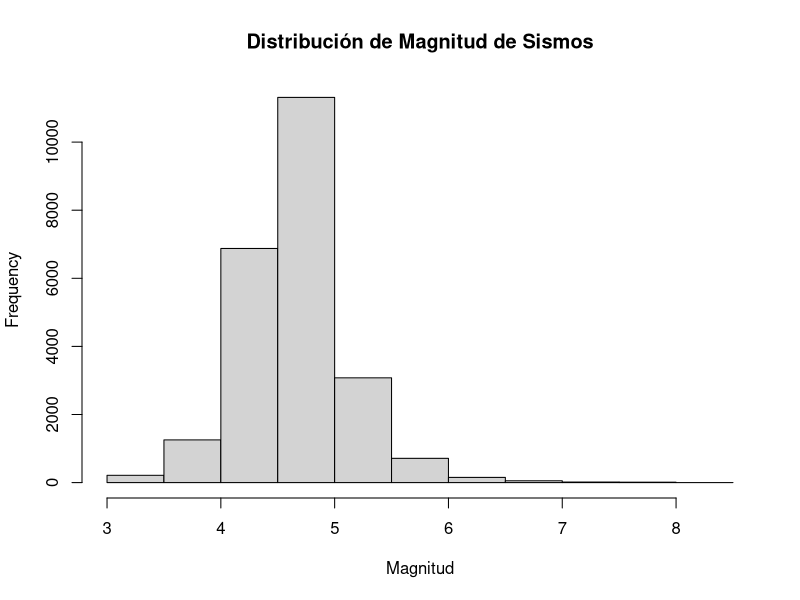
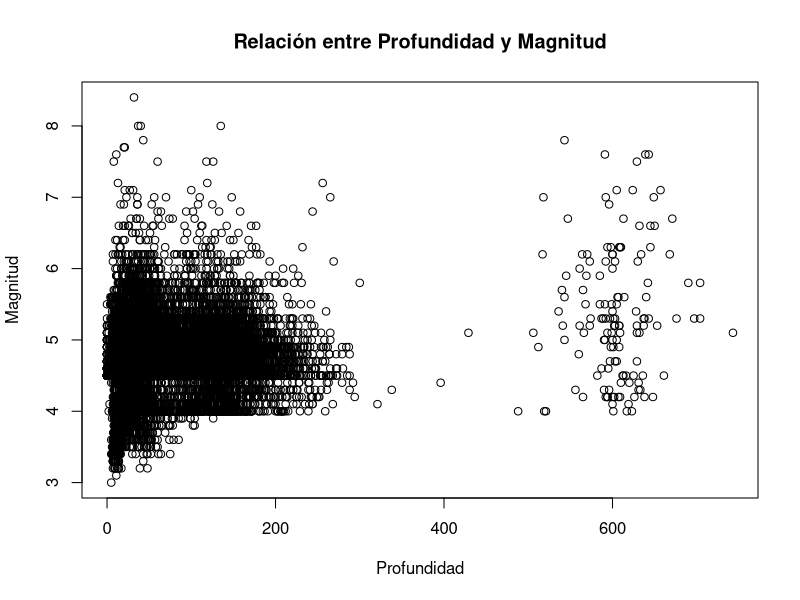
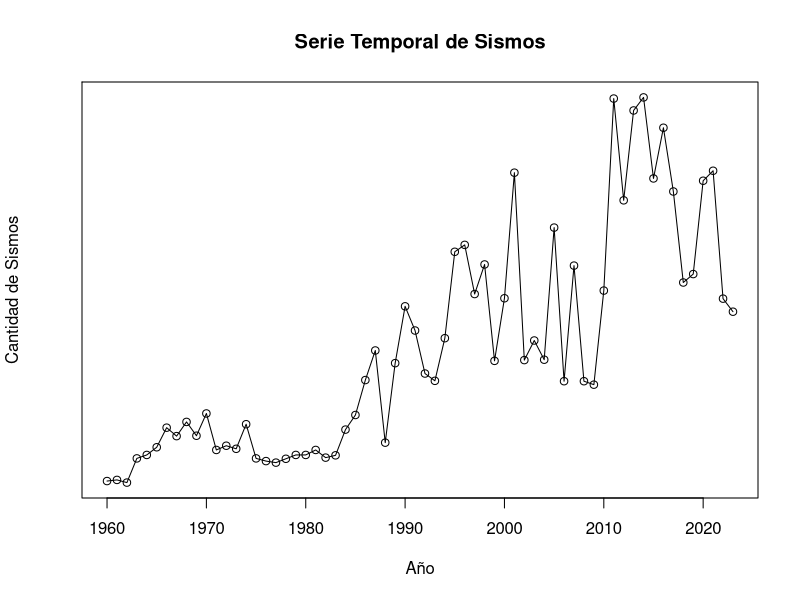
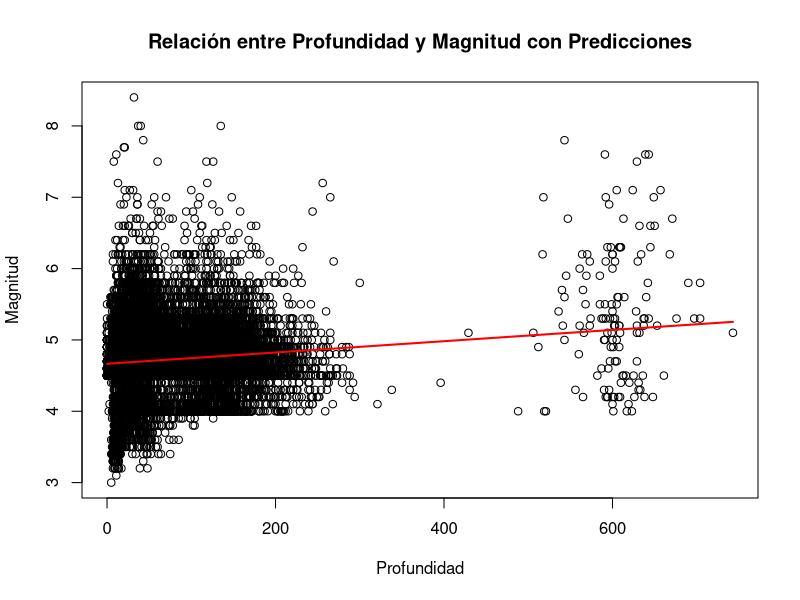

These charts were generated, in order, by the following R code:
# Instalar y cargar el paquete necesario para leer archivos de Excel
install.packages("readxl")
library(readxl)

# Cargar los datos desde el archivo Excel
datos_sismicos <- read_excel("Catalogo1960_2023.xlsx")

# Convertir la columna FECHA_UTC a formato de fecha
datos_sismicos$FECHA_UTC <- as.Date(as.character(datos_sismicos$FECHA_UTC), format = "%Y%m%d")

# Gráfico 1: Histograma de Magnitudes
hist(datos_sismicos$MAGNITUD, main = "Distribución de Magnitud de Sismos", xlab = "Magnitud")

# Gráfico 2: Diagrama de Dispersión de Profundidad vs. Magnitud
plot(datos_sismicos$PROFUNDIDAD, datos_sismicos$MAGNITUD, 
     xlab = "Profundidad", ylab = "Magnitud", 
     main = "Relación entre Profundidad y Magnitud")

# Gráfico 3: Serie Temporal de Sismos
# Contar la cantidad de sismos por año
sismos_por_anio <- table(format(datos_sismicos$FECHA_UTC, "%Y"))

# Graficar la serie temporal de sismos
plot(as.numeric(names(sismos_por_anio)), sismos_por_anio, 
     type = "o", xlab = "Año", ylab = "Cantidad de Sismos",
     main = "Serie Temporal de Sismos")

# Modelo Predictivo: Regresión Lineal
modelo <- lm(MAGNITUD ~ PROFUNDIDAD, data = datos_sismicos)

# Realizar predicciones con el modelo
profundidad_nueva <- seq(min(datos_sismicos$PROFUNDIDAD), max(datos_sismicos$PROFUNDIDAD), length.out = 100)
predicciones <- predict(modelo, newdata = data.frame(PROFUNDIDAD = profundidad_nueva))

# Visualización del Modelo: Diagrama de Dispersión con Predicciones
plot(datos_sismicos$PROFUNDIDAD, datos_sismicos$MAGNITUD, 
     xlab = "Profundidad", ylab = "Magnitud", 
     main = "Relación entre Profundidad y Magnitud con Predicciones")
lines(profundidad_nueva, predicciones, col = "red", lwd = 2)
